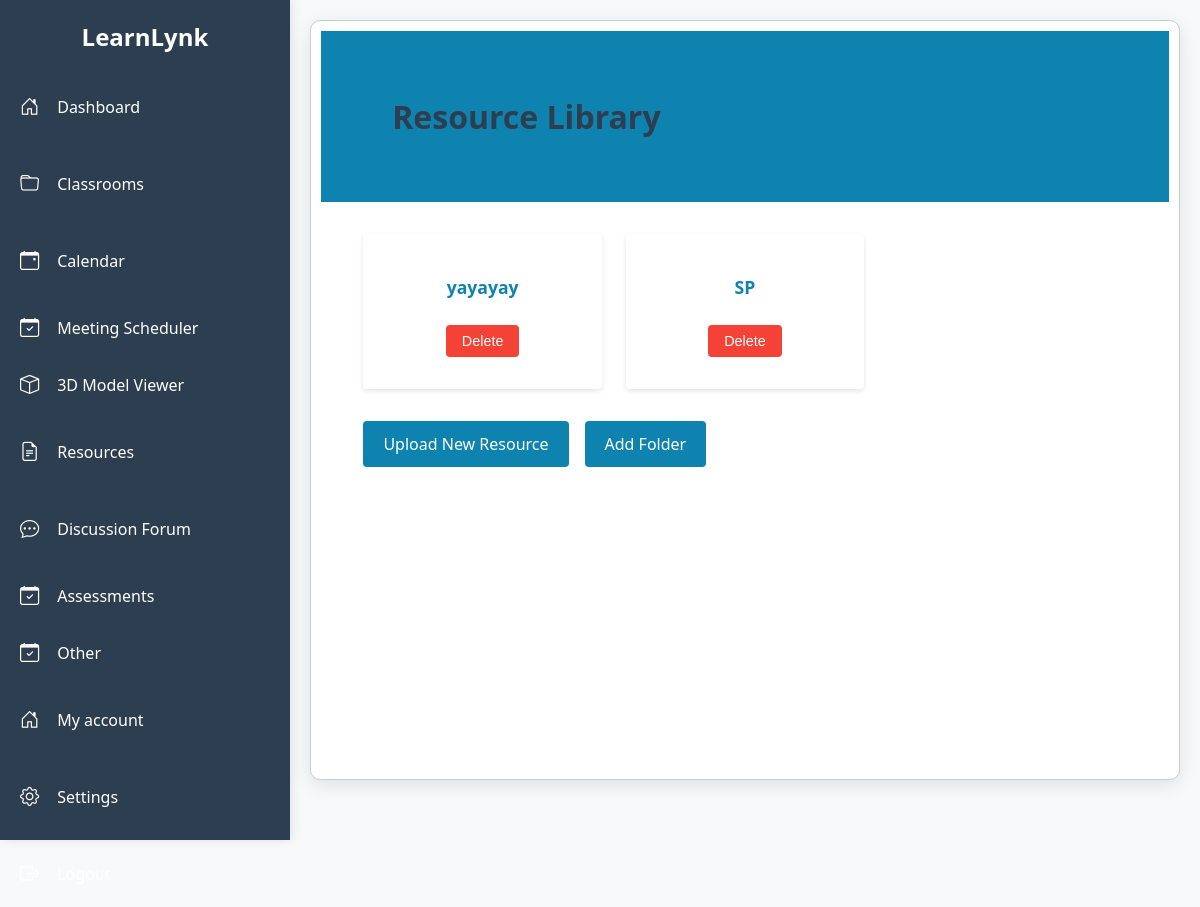
The page /resource/ (signed in) on the database as committed earlier.
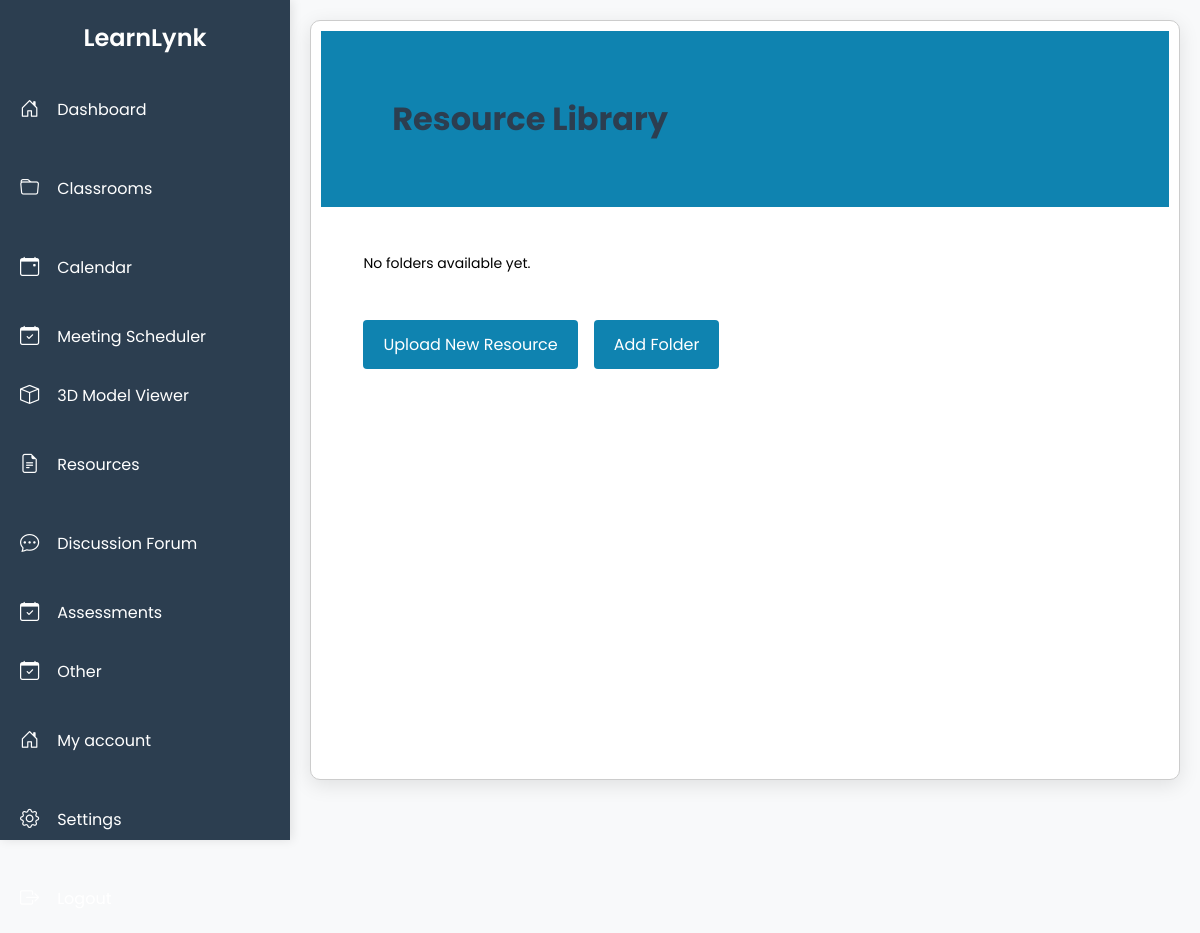
The same page on the database as committed later.
### resource_library/models.py (models this page shows, shortened)
class Category(models.Model):
        name = models.CharField(max_length=50)
        owner = models.ForeignKey(
        settings.AUTH_USER_MODEL,
        on_delete=models.CASCADE,
        null=True,
        blank=True,
        help_text="Null for classroom folders. Set only for personal folders."
    )
        classroom = models.OneToOneField(
        Classroom,
        on_delete=models.CASCADE,
        null=True,
        blank=True,
        help_text="Set only for classroom-linked categories."
    )

### resource_library/views.py (the view)
# urls.py: path('', views.home, name='home'),
def home(request):
    personal_folders = Category.objects.filter(owner=request.user)
    classroom_folders = Category.objects.filter(
        classroom__in=Classroom.objects.filter(
            models.Q(instructor=request.user) |
            models.Q(students=request.user)
        )
    )
    categories = (personal_folders | classroom_folders).order_by('id').distinct()
    return render(request, 'resource_library/home.html', {'categories': categories})

### dashboard/context_processors.py (called while the page is built)
def user_preferences(request):
    if request.user.is_authenticated:
        try:
            prefs = UserPreference.objects.get(user=request.user)
            return {
                'user_theme': prefs.theme,
                'user_font_size': prefs.font_size,
                'user_font_style': prefs.font_style,
            }
        except UserPreference.DoesNotExist:
            pass
    return {}

### virtual_classroom/routers.py (called while the page is built)
    @staticmethod
    def set_tenant_db(database_name):
        _db_context.tenant_db = database_name

### resource_library/templates/resource_library/home.html (shortened to what this page needs)
{% extends 'base.html' %}
{% block content %}
<!DOCTYPE html>
<html>
  <head>
  </head>
  <body class="body">
    <header>
      <div class="pcontainer">
        <h1>Resource Library</h1>
      </div>
    </header>
    <div class="pcontainer">
      <div class="grid">
        {% for category in categories %}
        <div class="card">
          <a href="{% url 'resource_library:resource_list' category.name %}">{{ category.name }}</a>
          {% if user.role == "Instructor" and category.owner == None or category.owner == user %}
  <form method="post" action="{% url 'resource_library:delete_folder' category.id %}">
    <button type="submit" onclick="return confirm('Are you sure you want to delete this folder?')">Delete</button>
  </form>
{% elif user.role == "Student" and category.owner == user %}
  <form method="post" action="{% url 'resource_library:delete_folder' category.id %}">
    {% csrf_token %}
    <button type="submit" onclick="return confirm('Are you sure you want to delete this folder?')">Delete</button>
  </form>
{% endif %}
        </div>
        {% empty %}
          <p>No folders available yet.</p>
        {% endfor %}
      </div>
      <div class="button-row">
        <a href="{% url 'resource_library:resource_upload' %}" class="btn">Upload New Resource</a>
        <a href="{% url 'resource_library:add_folder' %}" class="btn">Add Folder</a>
      </div>
    </div>
  </body>
</html>
{% endblock %}

Rows that differ between the two databases and show on the page:
no longer on this page (row edited): Category: name "yayayay", shows "Delete"
no longer on this page (row edited): Category: name "SP", shows "Delete"
Other text that changed with them:
text now shown: "No folders available yet."
